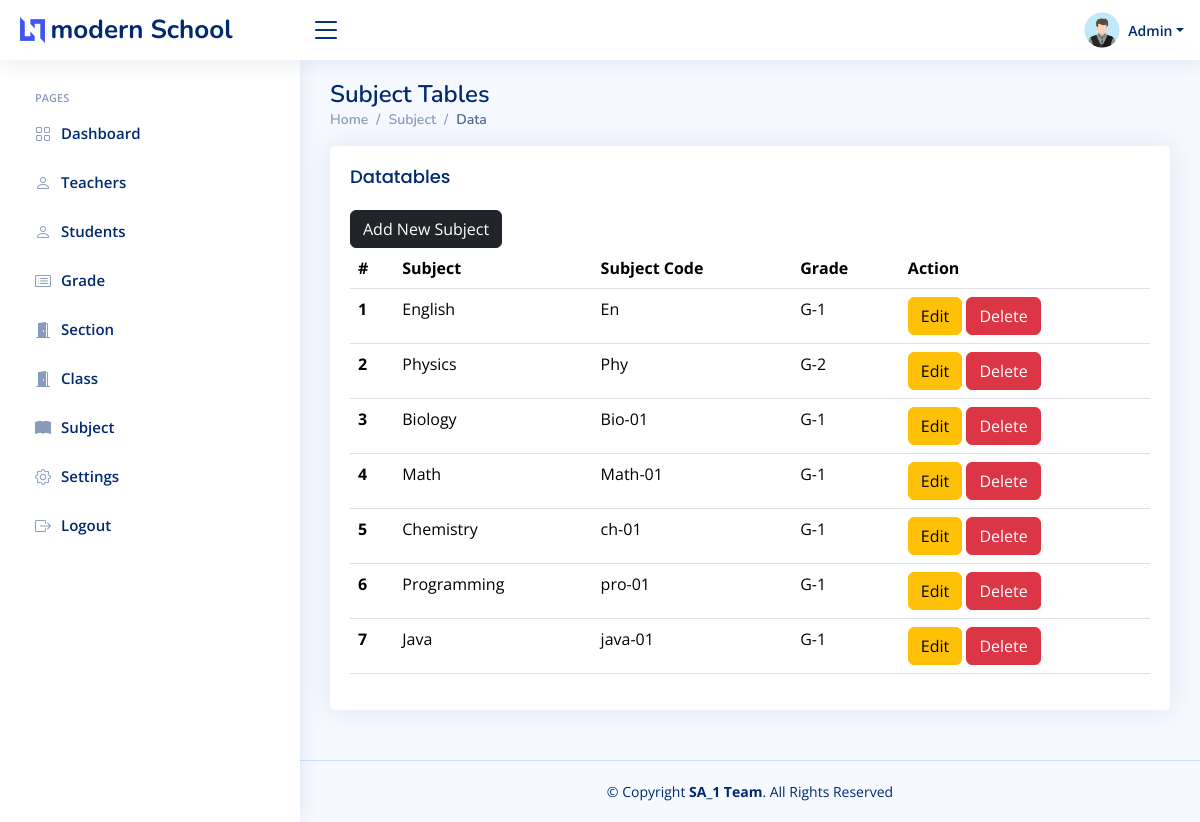
The page /admin/course1.php (signed in) on the database its author committed.
### tables this page shows
CREATE TABLE `setting` (
  `id` int(11) NOT NULL,
  `current_year` int(11) NOT NULL,
  `current_semester` varchar(11) NOT NULL,
  `school_name` varchar(100) NOT NULL,
  `slogan` varchar(300) NOT NULL,
  `about` text NOT NULL
);

CREATE TABLE `subjects` (
  `subject_id` int(11) NOT NULL,
  `subject` varchar(31) NOT NULL,
  `subject_code` varchar(31) NOT NULL,
  `grade` int(11) NOT NULL
);

CREATE TABLE `grades` (
  `grade_id` int(11) NOT NULL,
  `grade` varchar(31) NOT NULL,
  `grade_code` varchar(7) NOT NULL
);

### data/setting.php (called while the page is built)
<?php
function getSetting($conn){
   $sql = "SELECT * FROM setting";
   $stmt = $conn->prepare($sql);
   $stmt->execute();
   if ($stmt->rowCount() == 1) {
     $settings = $stmt->fetch();
     return $settings;
   }else {
    return 0;
   }
}
?>

### admin/data/subject.php (called while the page is built, shortened)
<?php
function getAllSubjects($conn){
   $sql = "SELECT * FROM subjects";
   $stmt = $conn->prepare($sql);
   $stmt->execute();
   if ($stmt->rowCount() >= 1) {
     $subjects = $stmt->fetchAll();
     return $subjects;
   }else {
   	return 0;
   }
}
 ?>

### admin/data/grade.php (called while the page is built, shortened)
<?php
function getGradeById($grade_id, $conn){
   $sql = "SELECT * FROM grades
           WHERE grade_id=?";
   $stmt = $conn->prepare($sql);
   $stmt->execute([$grade_id]);
   if ($stmt->rowCount() == 1) {
     $grade = $stmt->fetch();
     return $grade;
   }else {
    return 0;
   }
}

### admin/course1.php (the view, shortened to what this page needs)
<?php
if (isset($_SESSION['admin_id']) &&
isset($_SESSION['role'])) {
if ($_SESSION['role'] == 'Admin') {
include "../DB_connection.php";
include "data/subject.php";
include "data/grade.php";
$courses = getAllSubjects($conn);
?>
<!DOCTYPE html>
<html lang="en">
<head>
    <link href="assets/vendor/bootstrap/css/bootstrap.min.css" rel="stylesheet">
    <link href="assets/vendor/bootstrap-icons/bootstrap-icons.css" rel="stylesheet">
    <link href="assets/vendor/boxicons/css/boxicons.min.css" rel="stylesheet">
    <link href="assets/vendor/quill/quill.snow.css" rel="stylesheet">
    <link href="assets/vendor/quill/quill.bubble.css" rel="stylesheet">
    <link href="assets/vendor/remixicon/remixicon.css" rel="stylesheet">
    <link href="assets/vendor/simple-datatables/style.css" rel="stylesheet">
    <link href="assets/css/style.css" rel="stylesheet">
</head>
<body>
    <?php
    include "inc/header.php";
        ?>
    <?php
    include "inc/sidebar.php";
    ?>
    <main id="main" class="main">
        <div class="pagetitle">
            <h1>Subject Tables</h1>
            <nav>
                <ol class="breadcrumb">
                    <li class="breadcrumb-item"><a href="index.html">Home</a></li>
                    <li class="breadcrumb-item">Subject</li>
                    <li class="breadcrumb-item active">Data</li>
                </ol>
            </nav>
        </div>
        <section class="section">
            <div class="row">
                <div class="col-lg-12">
                    <div class="card">
                        <div class="card-body">
                            <h5 class="card-title">Datatables</h5>
                            <a href="course-add1.php"
                               class="btn btn-dark">Add New Subject</a>
                            <table class="table datatable">
                                <thead>
                                    <tr>
                                        <th scope="col">#</th>
                                        <th scope="col">Subject</th>
                                        <th scope="col">Subject Code</th>
                                        <th scope="col">Grade</th>
                                        <th scope="col">Action</th>
                                    </tr>
                                </thead>
                                <tbody>
                                <?php
                                if ($courses != 0) {
                                $i = 0; foreach ($courses as $course ) {
                                    $i++;  ?>
                                    <tr>
                                        <th scope="row"><?=$i?></th>
                                        <td>
                                            <?php
                                            echo $course['subject'];
                                            ?>
                                        </td>
                                        <td>
                                            <?php
                                            echo $course['subject_code'];
                                            ?>
                                        </td>
                                        <td>
                                            <?php
                                            $grade = getGradeById($course['grade'], $conn);
                                            echo $grade['grade_code'].'-'.$grade['grade'];
                                            ?>
                                        </td>
                                        <td>
                                            <a href="course-edit1.php?course_id=<?=$course['subject_id']?>"
                                               class="btn btn-warning">Edit</a>
                                            <a href="course-delete.php?course_id=<?=$course['subject_id']?>"
                                               class="btn btn-danger">Delete</a>
                                        </td>
                                    </tr>
                                <?php }} ?>
                                </tbody>
                            </table>
                        </div>
                    </div>
                </div>
            </div>
        </section>
    </main>
    <?php
    include "inc/footer.php";
    ?>
</body>
</html>
    <?php
}else {
    header("Location: ../login.php");
    exit;
}
}else {
    header("Location: ../login.php");
    exit;
}
?>

### admin/inc/header.php (shortened to what this page needs)
<?php
include "../data/setting.php";
$setting = getSetting($conn);
if ($setting != 0) {
?>
<header id="header" class="header fixed-top d-flex align-items-center">
    <div class="d-flex align-items-center justify-content-between">
        <a href="../index.php" class="logo d-flex align-items-center">
            <img src="assets/img/logo.png" alt="">
            <span class="d-none d-lg-block"><?=$setting['school_name']?></span>
        </a>
        <i class="bi bi-list toggle-sidebar-btn"></i>
    </div>
    <nav class="header-nav ms-auto">
        <ul class="d-flex align-items-center">
            <li class="nav-item dropdown pe-3">
                <a class="nav-link nav-profile d-flex align-items-center pe-0" href="#" data-bs-toggle="dropdown">
                    <img src="../img/student-male.png"  alt="Profile" class="rounded-circle">
                    <span class="d-none d-md-block dropdown-toggle ps-2">Admin</span>
                </a>
            </li>
        </ul>
    </nav>
</header>
<?php }else {
    header("Location: login.php");
    exit;
}  ?>

### admin/assets/css/style.css (style rules this page uses)
:root { scroll-behavior: smooth; }
body { font-family: "Open Sans", sans-serif; background: #f6f9ff; color: #444444; }
a { color: #4154f1; text-decoration: none; }
h1, h2, h3, h4, h5, h6 { font-family: "Nunito", sans-serif; }
#main { margin-top: 60px; padding: 20px 30px; transition: all 0.3s; }
.pagetitle { margin-bottom: 10px; }
.pagetitle h1 { font-size: 24px; margin-bottom: 0; font-weight: 600; color: #012970; }
.card { margin-bottom: 30px; border: none; border-radius: 5px; box-shadow: 0px 0 30px rgba(1, 41, 112, 0.1); }
.card-title { padding: 20px 0 15px 0; font-size: 18px; font-weight: 500; color: #012970; font-family: "Poppins", sans-serif; }
.card-body { padding: 0 20px 20px 20px; }
.breadcrumb { font-size: 14px; font-family: "Nunito", sans-serif; color: #899bbd; font-weight: 600; }
.breadcrumb a { color: #899bbd; transition: 0.3s; }
.breadcrumb .breadcrumb-item::before { color: #899bbd; }
.breadcrumb .active { color: #51678f; font-weight: 600; }
.logo { line-height: 1; }
@media (min-width: 1200px) { .logo { width: 280px; } }
.logo img { max-height: 26px; margin-right: 6px; }
.logo span { font-size: 26px; font-weight: 700; color: #012970; font-family: "Nunito", sans-serif; }
.header { transition: all 0.5s; z-index: 997; height: 60px; box-shadow: 0px 2px 20px rgba(1, 41, 112, 0.1); background-color: #fff; padding-left: 20px; }
.header .toggle-sidebar-btn { font-size: 32px; padding-left: 10px; cursor: pointer; color: #012970; }
.header-nav ul { list-style: none; }
.header-nav>ul { margin: 0; padding: 0; }
.header-nav .nav-profile { color: #012970; }
.header-nav .nav-profile img { max-height: 36px; }
.header-nav .nav-profile span { font-size: 14px; font-weight: 600; }
@media (min-width: 1200px) { #main, #footer { margin-left: 300px; } }

### rows shown on the page
setting: school_name "modern School"
subjects: subject "English", subject_code "En", grades.grade_code "G", grades.grade "1"
subjects: subject "Physics", subject_code "Phy", grades.grade_code "G", grades.grade "2"
subjects: subject "Biology", subject_code "Bio-01", grades.grade_code "G", grades.grade "1"
subjects: subject "Math", subject_code "Math-01", grades.grade_code "G", grades.grade "1"
subjects: subject "Chemistry", subject_code "ch-01", grades.grade_code "G", grades.grade "1"
subjects: subject "Programming", subject_code "pro-01", grades.grade_code "G", grades.grade "1"
subjects: subject "Java", subject_code "java-01", grades.grade_code "G", grades.grade "1"
